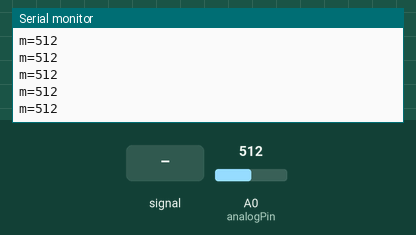
Simulated run of this sketch. Board: Arduino Uno, built with avr-gcc and run on an emulated ATmega328P. On the bench: the last lines printed to the serial monitor. The test bench sets the inputs (shaded band); at power-on: A0 (analogPin) = 512.

Above: at 1.2 s.
1.3 s: A0 (analogPin) fed a 200 Hz sine of ±81 counts around its level
At 1.5 s:
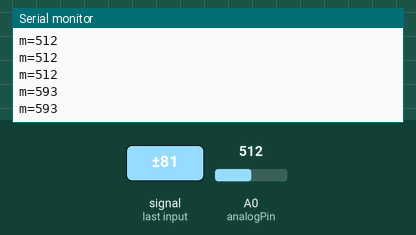
2.8 s: A0 (analogPin) set to 716
At 2.89 s:
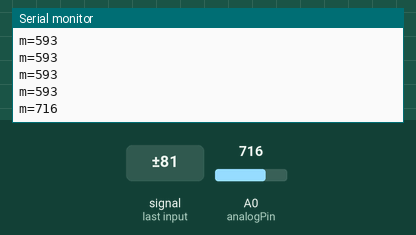
4.3 s: A0 (analogPin) fed a 1000 Hz sine of ±255 counts around its level
At 4.39 s:
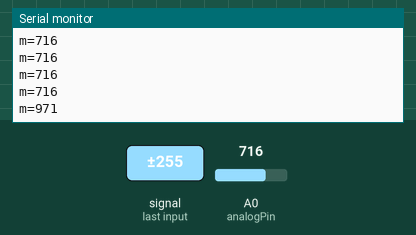
5.8 s: A0 (analogPin) set to 900
At 5.89 s:
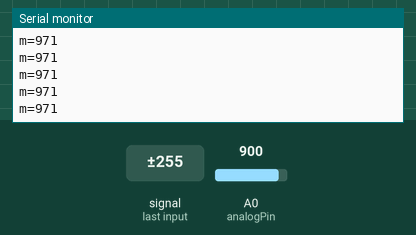
Timing chart, 0 to 8.3 s (numbered marks = the images above; inputs shaded):
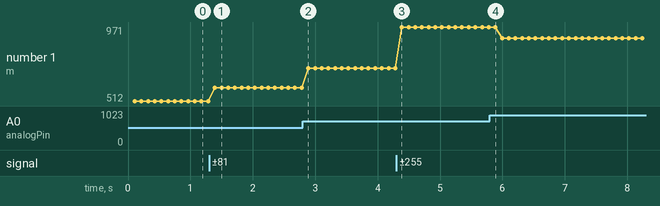

The sketch:

hlopok.ino
```cpp
const int analogPin = A0;
int ledPin = 13;
void setup() {
Serial.begin(9600);
pinMode(5, OUTPUT);
digitalWrite(5, LOW);
}

void loop() {
int mn = 1024;
int mx = 0;
for (int i=0; i < 1000; i++) {
int val = analogRead(analogPin);
mn = min(mn, val);
mx = max(mx, val);
}
if  ( mx > 40  ){
  digitalWrite(5, HIGH);
}
if  ( mx > 60  ){
  digitalWrite(5, LOW);
}
Serial.print("m=");
Serial.print(mx);
Serial.println();
}
```

Measured:
- after the input at 1.3 s, the serial monitor: prints a new line after 0.09 s (image 1)
- after the input at 2.8 s, the serial monitor: prints a new line after 0.09 s (image 2)
- after the input at 4.3 s, the serial monitor: prints a new line after 0.09 s (image 3)
- plotted number 1: 512 → 593 after the input at 1.3 s, 593 → 716 after the input at 2.8 s, 716 → 971 after the input at 4.3 s, 971 → 900 after the input at 5.8 s
